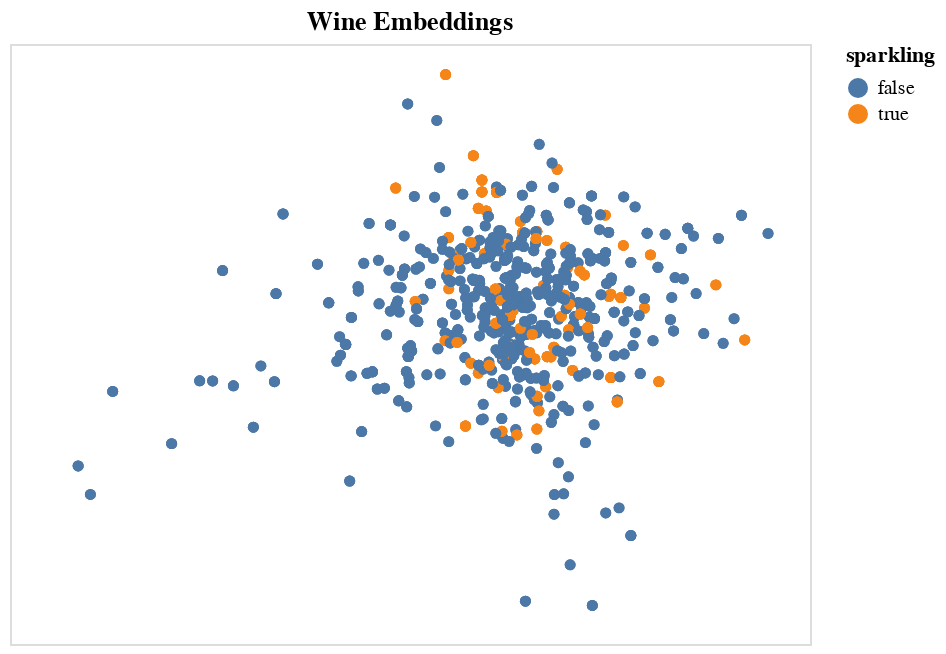

The notebook cell saved with this chart:
### Markdown cell above
Amazing, without any geographical data, there are still streaks and clusters of regions. In particular you can see France running in a streak running left to right and California is a streak running up and down with a grouping in the middle. Spanish wines are also a vertical vector running top to bottom with some southerly outliers on the bottom spoke, I see you wonderful Spanish wines.... Remember these embeddings were only trained on a user, their wine they were rating and the rating of that wine, no geo dimensions included.

### Code cell
plot_embeddings(df,color="sparkling",selection="sparkling")

### Figure 1 — Vega-Lite specification as saved in the notebook (floating-point values rounded to 4 significant figures; data arrays with more than 128 entries replaced by an {"elided": "..."} marker saying what was removed)
{"usermeta": {"embedOptions": {"theme": "urbaninstitute"}}, "config": {"view": {"continuousWidth": 400, "continuousHeight": 300}}, "data": {"name": "data-7d4728be8bd1c7a48f7ce610fa85ea10"}, "mark": "circle", "encoding": {"color": {"field": "sparkling", "type": "nominal"}, "opacity": {"condition": {"value": 1, "selection": "selector009"}, "value": 0.05}, "tooltip": [{"field": "title", "type": "nominal"}, {"field": "province", "type": "nominal"}, {"field": "sparkling", "type": "nominal"}, {"field": "country", "type": "nominal"}], "x": {"axis": {"domain": false, "grid": false, "labels": false, "ticks": false}, "field": "x", "title": "", "type": "quantitative"}, "y": {"axis": {"domain": false, "grid": false, "labels": false, "ticks": false}, "field": "y", "title": "", "type": "quantitative"}}, "selection": {"selector009": {"type": "multi", "fields": ["sparkling"], "bind": "legend"}}, "title": "Wine Embeddings", "$schema": "https://vega.github.io/schema/vega-lite/v4.17.0.json", "datasets": {"data-7d4728be8bd1c7a48f7ce610fa85ea10": {"elided": "1395 records"}}}
